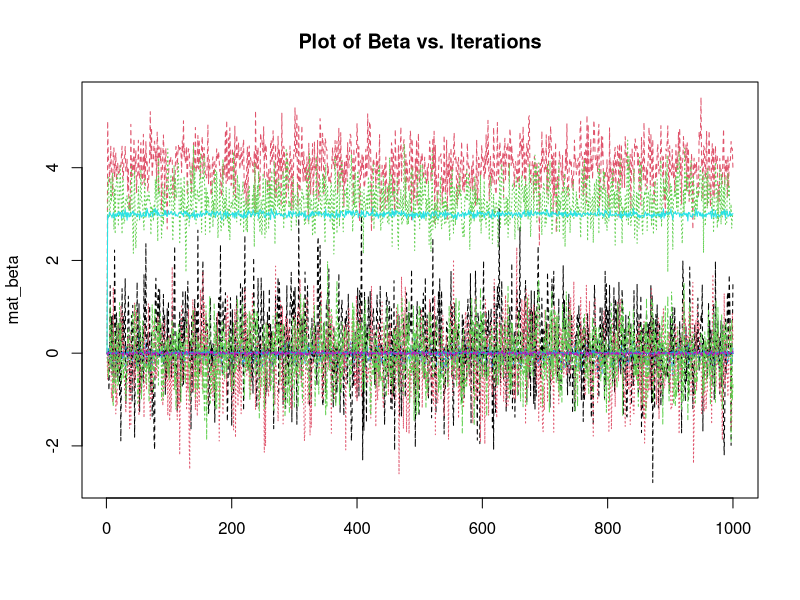
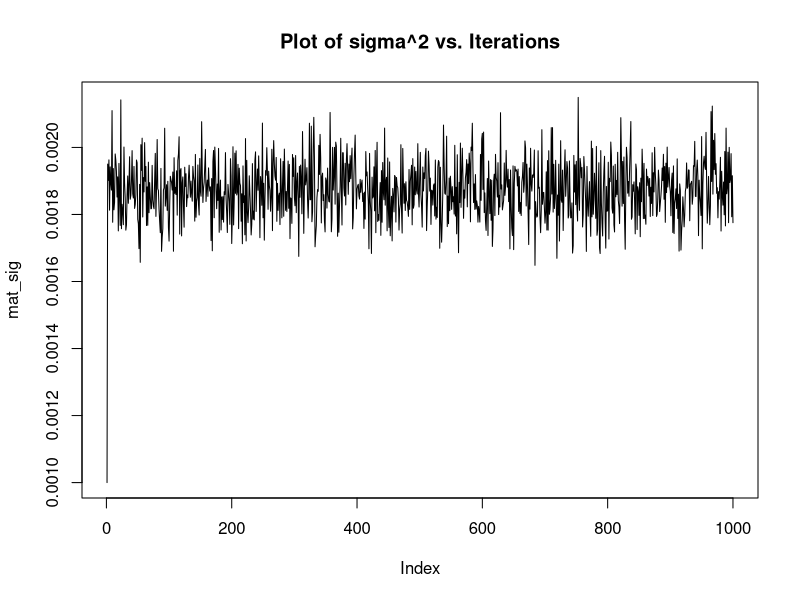

R code for these plots, in order:
## ---- chunk 1
library(dplyr)
dat <- read.csv("data.csv")

y <- dat$y
X <- dat[,-c(1,2)] %>% as.matrix()
X <- cbind(1, X)
n <- nrow(X) # n
p <- ncol(X) - 1# p = 11, p + 1 = 12
## ---- chunk 2
p_sig <- function(a = 1, b = 1, n = nrow(X), beta) {
  a_term <- a + (n/2)
  b_term <- 0.5 * (2*b + (t(y - (X %*% beta)) %*% (y - (X %*% beta)))) #y, X defined above
  1 / rgamma(1, shape = a_term, rate = 1/b_term)
}
## ---- chunk 3
library(mvtnorm)
p_beta <- function(sig_sq, tau_sq = 1, p = ncol(X)) {
  sig <- solve( (1/sig_sq) * (t(X) %*% X) + (1/tau_sq) * diag(p) ) 
  mu <- (1/sig_sq) * sig %*% t(X) %*% y
  rmvnorm(1, mean = mu, sigma = sig)
}
## ---- chunk 4
set.seed(12)
gibbs <- function(its) {
  mat_beta <- matrix(NA, its, p+1)
  mat_sig <- rep(NA, its)
  mat_sig[1] <- 0.001
  mat_beta[1,] <- rep(0, p+1)
  for(i in 2:its) {
    mat_beta[i,] <- p_beta(sig_sq = mat_sig[i-1])
    mat_sig[i] <- p_sig(beta = mat_beta[i,])
  }
  list(mat_beta, mat_sig)
}

its <- 1000
a <- gibbs(its = its)
mat_beta <- a[[1]]
mat_sig <- a[[2]]
## ---- chunk 5
matplot(mat_beta, type = "l", main = "Plot of Beta vs. Iterations")
plot(mat_sig, type = "l", main = "Plot of sigma^2 vs. Iterations")
## ---- chunk 6
mod <- lm(y ~ 0 + X)
res <- mod$residuals
S_beta <- t(res) %*% res
s_sq <- S_beta / (n - p - 1)#or just 1000 - 12
s_sq[,,drop = TRUE]
mean(mat_sig)
## ---- chunk 7
colMeans(mat_beta)
mod$coefficients 
